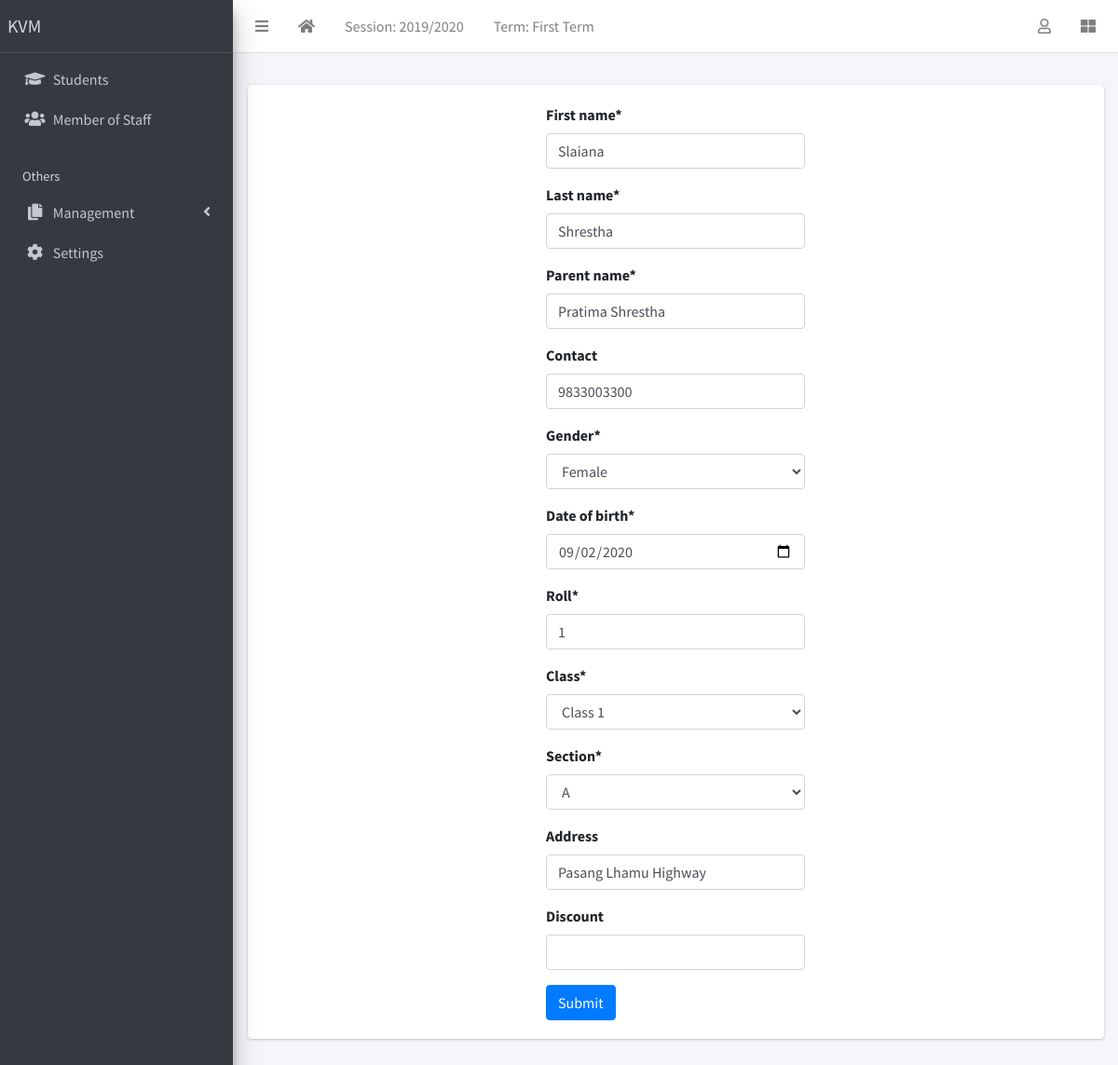
Screenshot of /2/student_update/ (signed in) with the database file from the repository.
### main/models.py (models this page shows, shortened)
class AcademicSession(models.Model):
  name = models.CharField(max_length=200, unique=True)
  current = models.BooleanField(default=False, null=True)
  class Meta:
    ordering = ['-name']

class AcademicTerm(models.Model):
  name = models.CharField(max_length=20, unique=True)
  current = models.BooleanField(default=False, null=True)
  class Meta:
    ordering = ['name']

class SiteConfig(models.Model):
  key = models.SlugField()
  value = models.CharField(max_length=200)

### accounts/models.py (models this page shows, shortened)
class User(AbstractBaseUser, PermissionsMixin):
    class Types(models.TextChoices):
        ADMIN = "ADMIN", "Admin"
        STUDENT = "STUDENT", "Student"
        TEACHER = "TEACHER", "Teacher"
        PARENT = "PARENT","Parent"
    base_type = Types.STUDENT
    _type = models.CharField(
        _("Type"), max_length=50, choices=Types.choices, default=base_type
    )
    email = models.EmailField(max_length=254, unique=True)
    first_name = models.CharField(max_length=128)
    last_name = models.CharField(max_length=128)
    is_staff = models.BooleanField(default=False)
    is_superuser = models.BooleanField(default=False)
    is_active = models.BooleanField(default=True)
    last_login = models.DateTimeField(null=True, blank=True)
    date_joined = models.DateTimeField(auto_now_add=True)
    USERNAME_FIELD = 'email'
    EMAIL_FIELD = 'email'
    REQUIRED_FIELDS = ['first_name','last_name','_type']
    objects = UserManager()

class StudentProfile(models.Model):
    GENDER = [
        ('male', 'Male'),
        ('female', 'Female')
    ]
    user = models.OneToOneField(User, on_delete=models.CASCADE, related_name="StudentProfile")#related_name is used to call object
    roll = models.IntegerField()
    Class = models.ForeignKey(Class, on_delete=models.SET_NULL, null=True, related_name='klas')
    section = models.ForeignKey(Section, on_delete=models.SET_NULL, null=True)
    address = models.CharField( max_length=200, null=True, blank=True)
    discount = models.IntegerField(null=True, blank=True)
    parent_name = models.CharField(max_length = 254)
    gender = models.CharField(max_length=10, choices=GENDER, default='male')
    date_of_birth = models.DateField(default=timezone.now)
    date_of_admission = models.DateField(default=timezone.now)
    mobile_num_regex = RegexValidator(regex="^[0-9]{10,15}$", message="Entered mobile number isn't in a right format!")
    contact  = models.CharField(validators=[mobile_num_regex], max_length=13, blank=True)

### main/views.py (the view, shortened to what this page needs)
# urls.py: path("<int:pk>/student_update/", StudentUpdateView, name="student-update"),
@staff_member_required(login_url='account_login')
def StudentUpdateView(request, pk, *args, **kwargs):
    stn = Student.objects.get(pk = pk)
    context = {}
    context['form1']=AdmissionForm1(instance = stn)
    context['form2']=AdmissionForm2(instance=stn.profile)
    return render(request, 'administration/create_student.html', context)

### main/forms.py
class AdmissionForm1(ModelForm):
    class Meta:
         model = Student
         fields = ['first_name', 'last_name']

class AdmissionForm2(ModelForm):
    class Meta:
        model = StudentProfile
        fields = ['parent_name', 'contact', 'gender', 'date_of_birth', 'roll', 'Class', 'section', 'address','discount']
        widgets = {
            'date_of_birth': TextInput(attrs={'type':'date'}),
        }

### accounts/models.py (called while the page is built)
    def __str__(self):
        return self.name

    def __str__(self):
        return f"Class {self.std}"

    def get_queryset(self, *args, **kwargs):
        return super().get_queryset(*args, **kwargs).filter(_type=User.Types.STUDENT)

    @property
    def profile(self):
        return self.StudentProfile

### main/context_processors.py (called while the page is built)
def site_defaults(request):
  current_session = AcademicSession.objects.get(current=True)
  current_term = AcademicTerm.objects.get(current=True)
  vals = SiteConfig.objects.all()
  contexts = {
      "current_session": current_session.name,
      "current_term": current_term.name
  }
  for val in vals:
    contexts[val.key] = val.value
  return contexts

### templates/administration/create_student.html (shortened to what this page needs)
{% extends 'partial/base.html' %}
{% load crispy_forms_tags %}
{% block content %}
<div class="container col-4">
<form action="" method="post">
{{form1|crispy}}
{{form2|crispy}}
<input type="submit" value="Submit" class='btn btn-primary'>
</form>
</div>
{% endblock content %}

### templates/partial/base.html (shortened to what this page needs)
{% load static %}
<!DOCTYPE html>
<html lang="en">
<head>
  <link rel="stylesheet" href="{% static 'plugins/fontawesome-free/css/all.min.css' %}">
  <link rel="stylesheet" href="{% static 'plugins/toastr/toastr.min.css' %}">
  <link rel="stylesheet"
    href="{% static 'plugins/overlayScrollbars/css/OverlayScrollbars.min.css' %}">
  <link rel="stylesheet" href="{% static 'plugins/Datatables/datatables.min.css' %}" />
  <link rel="stylesheet" href="{% static 'dist/css/adminlte.min.css' %}">
</head>
<body
  class="hold-transition sidebar-mini layout-fixed layout-navbar-fixed layout-footer-fixed">
  <div class="wrapper">
    <nav class="main-header navbar navbar-expand navbar-white navbar-light">
      <ul class="navbar-nav">
        <li class="nav-item">
          <a class="nav-link" data-widget="pushmenu" href="#" role="button"><i
              class="fas fa-bars"></i></a>
        </li>
        <li class="nav-item d-none d-sm-inline-block">
          <a href="{% url 'main:home' %} " class="nav-link"><i class="fa fa-home"></i></a>
        </li>
        <li class="nav-item d-none d-sm-inline-block">
          <a href="{% url 'main:session-list' %}" class="nav-link">Session: {{ current_session }}</a>
        </li>
        <li class="nav-item d-none d-sm-inline-block">
          <a href="{% url 'main:session-list' %}" class="nav-link">Term: {{ current_term }}</a>
        </li>
      </ul>
      <ul class="navbar-nav ml-auto">
        <li class="nav-item dropdown">
          <a class="nav-link" data-toggle="dropdown" href="#">
            <i class="far fa-user"></i>
          </a>
        </li>
        <li class="nav-item">
          <a class="nav-link" data-widget="control-sidebar" data-slide="true"
            href="#" role="button"><i class="fas fa-th-large"></i></a>
        </li>
      </ul>
    </nav>
    <aside class="main-sidebar sidebar-dark-primary elevation-4">
      <a href="{% url 'main:home' %}" class="brand-link">{{ school_name | default:"MySchool" }}</a>
      <div class="sidebar">
        <nav class="mt-2">
          <ul class="nav nav-pills nav-sidebar flex-column"
            data-widget="treeview" role="menu" data-accordion="false">
            <li class="nav-item">
              <a href="{% url 'main:student-list' %}" class="nav-link">
                <i class="nav-icon fas fa-graduation-cap"></i>
                <p>
                  Students
                </p>
              </a>
            </li>
            <li class="nav-item">
              <a href="{% url 'main:teacher-list' %}" class="nav-link">
                <i class="nav-icon fas fa-users"></i>
                <p>
                  Member of Staff
                </p>
              </a>
            </li>
            <li class="nav-header">Others</li>
            <li class="nav-item has-treeview">
              <a href="#" class="nav-link">
                <i class="nav-icon fas fa-copy"></i>
                <p>
                  Management
                  <i class="fas fa-angle-left right"></i>
                </p>
              </a>
            </li>
            <li class="nav-item">
              <a href="{% url 'main:configs' %}" class="nav-link">
                <i class="nav-icon fas fa-cog"></i>
                <p>
                  Settings
                </p>
              </a>
            </li>
          </ul>
        </nav>
      </div>
    </aside>
    <div class="content-wrapper">
      <section class="content-header">
      </section>
      <section class="content">
        <div class="container-fluid">
          <div class="row">
            <div class="col-md-12">
              {% block fullcard %}
              <div class="card">
                <div class="card-body">
                  <div class="row">
                    <div class="col">
                      {% block content %}
                      {% endblock content %}
                    </div>
                  </div>
                </div>
              </div>
              {% endblock fullcard %}
            </div>
          </div>
        </div>
      </section>
    </div>
  </div>
</body>
</html>

### rows the page displays
AcademicSession: name "2019/2020"
AcademicTerm: name "First Term"
SiteConfig: value "KVM"
User: first_name "Slaiana", last_name "Shrestha"
StudentProfile: parent_name "Pratima Shrestha", contact "9833003300", gender "Female", date_of_birth "09/02/2020", roll "1", Class "Class 1", section "A", address "Pasang Lhamu Highway"
